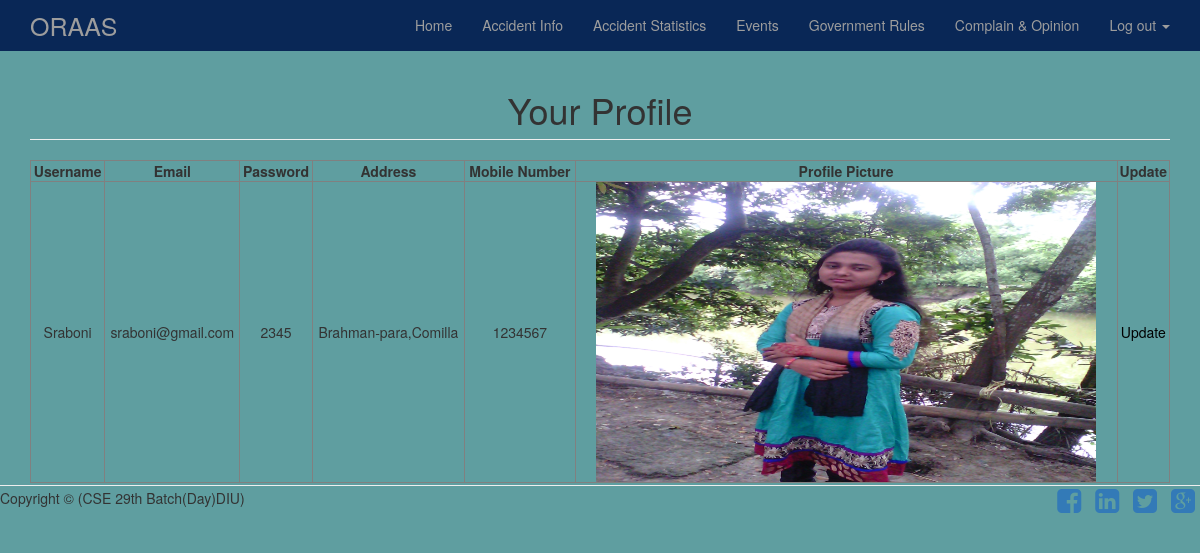
/profile.php (signed in), run on the app's committed database.
### tables this page shows
CREATE TABLE IF NOT EXISTS `users` (
  `id` int(11) NOT NULL AUTO_INCREMENT,
  `username` varchar(255) NOT NULL,
  `email` varchar(255) NOT NULL,
  `password` varchar(255) NOT NULL,
  `address` text NOT NULL,
  `mobile` int(11) NOT NULL,
  `image` varchar(1233) NOT NULL,
  PRIMARY KEY (`id`)
);

### profile.php (the view, shortened to what this page needs)
<?php require_once "connection.php";
if (isset($_SESSION['user']) && $_SESSION['user'])
{
    $user = $_SESSION['user'];
}
else
{
    header("location:user_login.php");
}
?>
<!DOCTYPE html>
<html lang="en">
    <head>
        <link href="css/bootstrap.min.css" rel="stylesheet">
        <link href="css/modern-business.css" rel="stylesheet">
        <link href="font-awesome/css/font-awesome.min.css" rel="stylesheet" type="text/css">
        <link rel="stylesheet" type="text/css" href="css/style.css">
    </head>
    <body>
        <nav class="navbar navbar-inverse navbar-fixed-top" role="navigation">
            <div class="container">
                <div class="navbar-header">
                   <a class="navbar-brand" href="index.php" style="font-size:25px">ORAAS</a>
                </div>
                <div class="collapse navbar-collapse" id="bs-example-navbar-collapse-1">
                    <ul class="nav navbar-nav navbar-right">
                        <li>
                            <a href="index.php">Home</a>
                        </li>
                        <li >
                            <a href="accident_info.php">Accident Info</a>
                        </li>
                        <li >
                            <a href="accident_statistics.php">Accident Statistics</a>
                        </li>
                        <li>
                            <a href="events.php">Events</a>
                        </li>
                        <li>
                            <a href="government_rules.php">Government Rules</a>
                        </li>
                        <li>
                            <a href="complain_opinion.php">Complain & Opinion</a>
                        </li>
                         <?php if ($user) { ?>
                        <li class="dropdown">
                        <a href="#" class="dropdown-toggle" data-toggle="dropdown">Log out <b class="caret"></b></a>
                       </li>
                       <?php } ?>
                    </ul>
                </div>
            </div>
        </nav>
        <div class="container">
            <div class="row">
                <div class="col-lg-12">
                    <h1 class="page-header" style="text-align:center">Your Profile</h1>
                </div>
            </div>
            <div class="row">
                <div class="col-md-12">
                 <?php {
                        $id=$user['id'];
                        if($user['username']==farida)
                         {
                                $sql = "SELECT * FROM admins WHERE id=$id";
                               $res = mysql_query($sql) or die(mysql_error());
                             $data = mysql_fetch_array($res) ;
                   ?>
             <table border="1" width="100%">
                    <thead>
                        <tr>
                            <th style="text-align:center">Name</th>
                            <th style="text-align:center">Username</th>
                            <th style="text-align:center">Email</th>
                            <th style="text-align:center">Password</th>
                            <th style="text-align:center">Profile Picture</th>
                            <th style="text-align:center">Update</th>
                        </tr>
                    </thead>
                    <tbody>
                            <tr style="text-align:center">
                                <td><?php echo $data['name'] ?></td>
                                <td><?php echo $data['username'] ?></td>
                                <td><?php echo $data['email'] ?></td>
                                <td><?php echo $data['password'] ?></td>
                                <td><img width="500px" height="300px"  src="<?php if($data['image']!=""){ echo $data['image']; } else{ echo "image not found"; } ?>" alt="" /></td>
                                <td><a href="edit_profile.php?id=<?php echo $data['id']; ?>" style="color:black">Update</a></td>
                              </tr>
                    </tbody>
                </table>
           <?php }
                    else{
                        $sql = "SELECT * FROM users WHERE id=$id";
                     $res = mysql_query($sql) or die(mysql_error());
                   $data = mysql_fetch_array($res) ;
                   ?>
             <table border="1" width="100%">
                    <thead>
                        <tr>
                            <th style="text-align:center">Username</th>
                            <th style="text-align:center">Email</th>
                            <th style="text-align:center">Password</th>
                            <th style="text-align:center">Address</th>
                            <th style="text-align:center">Mobile Number</th>
                            <th style="text-align:center">Profile Picture</th>
                            <th style="text-align:center">Update</th>
                        </tr>
                    </thead>
                    <tbody>
                            <tr style="text-align:center">
                                <td><?php echo $data['username'] ?></td>
                                <td><?php echo $data['email'] ?></td>
                                <td><?php echo $data['password'] ?></td>
                                <td><?php echo $data['address'] ?></td>
                                <td><?php echo $data[mobile] ?></td>
                                <td><img width="500px" height="300px"  src="<?php if($data['image']!=""){ echo $data['image']; } else{ echo "image not found"; } ?>" alt="" /></td>
                                <td><a href="edit_profile.php?id=<?php echo $data['id']; ?>" style="color:black">Update</a></td>
                          </tr>
                    </tbody>
                </table>
         <?php  } } ?>
         </div>
        </div>
         </div>
         <hr>
            <footer class="welcome">
                <div class="row">
                    <div class="col-md-6 ">
                         <p>Copyright © (CSE 29th Batch(Day)DIU)</p>
                    </div>
                    <div class="col-md-6 text-right">
                         <ul class="list-unstyled list-inline list-social-icons">
                            <li>
                                <a href="#"><i class="fa fa-facebook-square fa-2x"></i></a>
                            </li>
                            <li>
                                <a href="#"><i class="fa fa-linkedin-square fa-2x"></i></a>
                            </li>
                            <li>
                                <a href="#"><i class="fa fa-twitter-square fa-2x"></i></a>
                            </li>
                            <li>
                                <a href="#"><i class="fa fa-google-plus-square fa-2x"></i></a>
                            </li>
                        </ul>
                    </div>
                </div>
            </footer>
    </body>
</html>

### css/modern-business.css (style rules this page uses)
html, body { height: 100%; }
body { padding-top: 50px; }
footer { margin: 50px 0; }

### css/style.css (style rules this page uses)
body { background: #5F9EA0; }
.navbar-inverse { background-color: #092756 ; border-color: #092756 ; }
.welcome { margin-top:2px; margin-bottom:0px; }
hr { margin-top:2px; margin-bottom:2px; }

### data on the page
users: username "Sraboni", email "sraboni@gmail.com", password "2345", address "Brahman-para,Comilla", mobile "1234567", image (picture)
